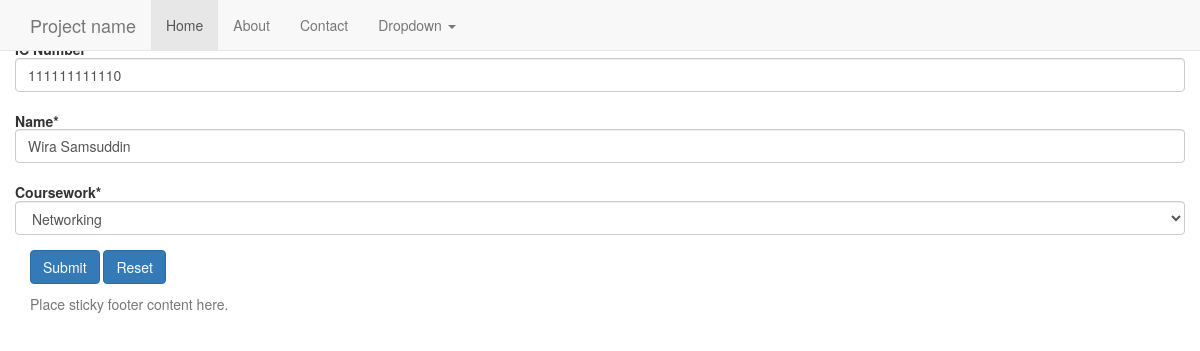
/11/edit (signed in), run on the app's committed database.
### student/models.py (models this page shows, shortened)
class Student(models.Model):
	PROGRAMMING = 'PR'
	NETWORKING = 'NT'
	PCTECH = 'PC'
	COURSE_CHOICES = (
		(PROGRAMMING, 'Programming'),
		(NETWORKING, 'Networking'),
		(PCTECH, 'PC Technichian'),
	)
	icnum = models.CharField('IC Number',max_length=12,unique=True,blank=False,null=False)
	name = models.CharField('Name',max_length=300,blank=False,null=False)
	course = models.CharField('Coursework',max_length=2,choices=COURSE_CHOICES,default=PCTECH)
	createdby = models.ForeignKey('auth.User',on_delete=models.CASCADE)
	created_date = models.DateTimeField('Created Date',auto_now_add=True)

### student/views.py (the view)
# urls.py: url(r'^(?P<pk>\d+)/edit$', views.student_edit, name='student_edit'),
@login_required(login_url='/accounts/login/')
def student_edit(request,pk):
    student = get_object_or_404(Student, pk=pk)
    if request.method == "POST":
        form = StudentForm(request.POST,instance=student)
        if form.is_valid():
            student = form.save(commit=False)
            student.createdby = request.user
            student.save()
            messages.success(request, "Student record with ID: " + str(student.pk) + " has been updated! ")
            return redirect(reverse_lazy('student_detail',kwargs={'pk': student.pk }))
    else:
        form = StudentForm(instance=student)
    return render(request, 'student/student_edit.html', {'form': form})

### student/forms.py (shortened to what this page needs)
class StudentForm(forms.ModelForm):
    def __init__(self, *args, **kwargs):
        super(StudentForm, self).__init__(*args, **kwargs)
        self.helper = FormHelper(self)
        self.helper.form_class = 'form-horizontal'
        self.helper.layout.append(Submit('submit_change', 'Submit', css_class="btn-primary"))
        self.helper.layout.append(HTML('<a class="btn btn-primary" href={% url "student_home" %}>Reset</a>'))
    class Meta:
        model = Student
        fields = ('icnum', 'name', 'course',)

### templates/student/student_edit.html
{% extends 'base.html' %}
{% load crispy_forms_tags %}
{% block content %}
    <h5>Edit Student<h5>
    {% crispy form %}
{% endblock %}

### data on the page
Student: icnum "111111111110", name "Wira Samsuddin", course "Networking"
